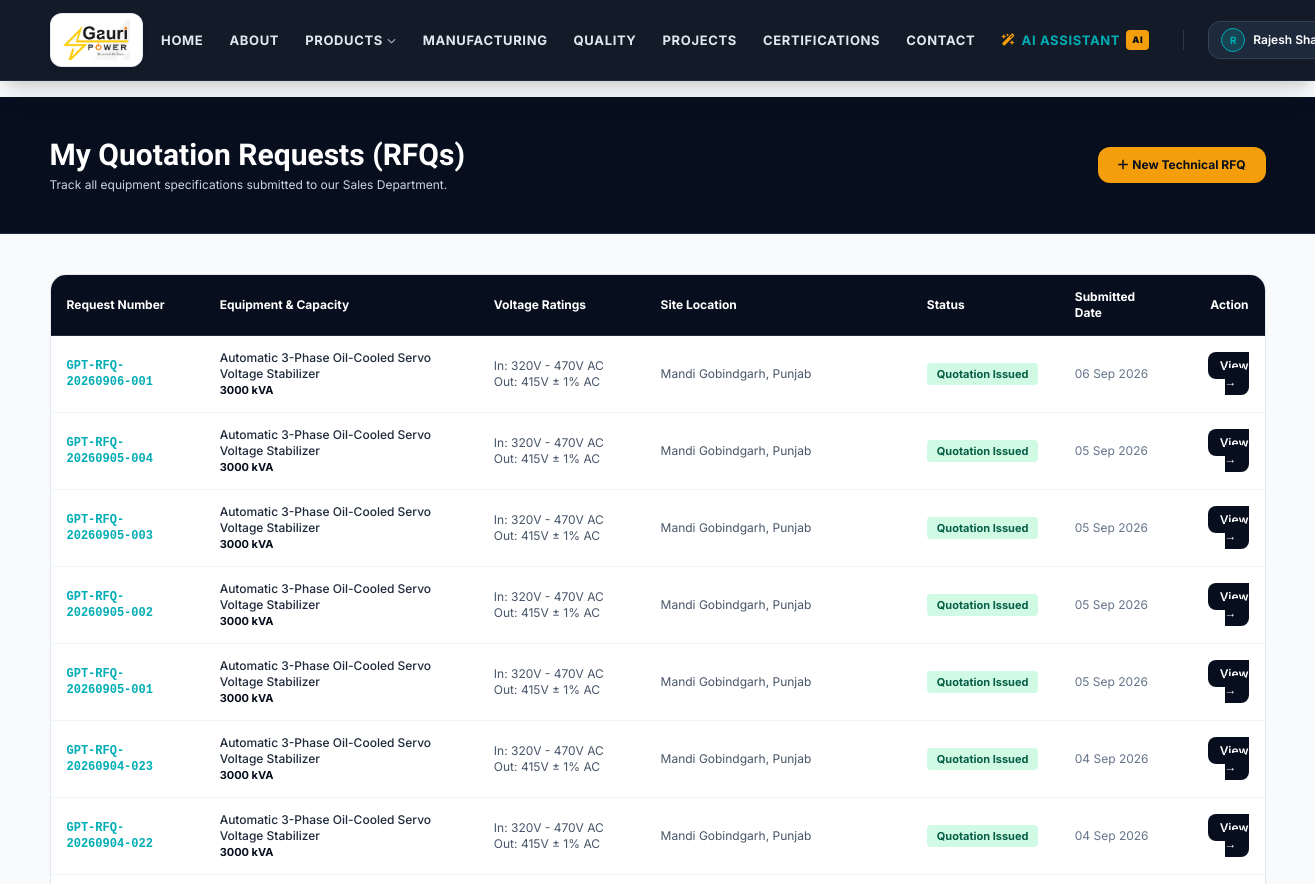
Page /my-requests (signed in, upper part) on the earlier database version.
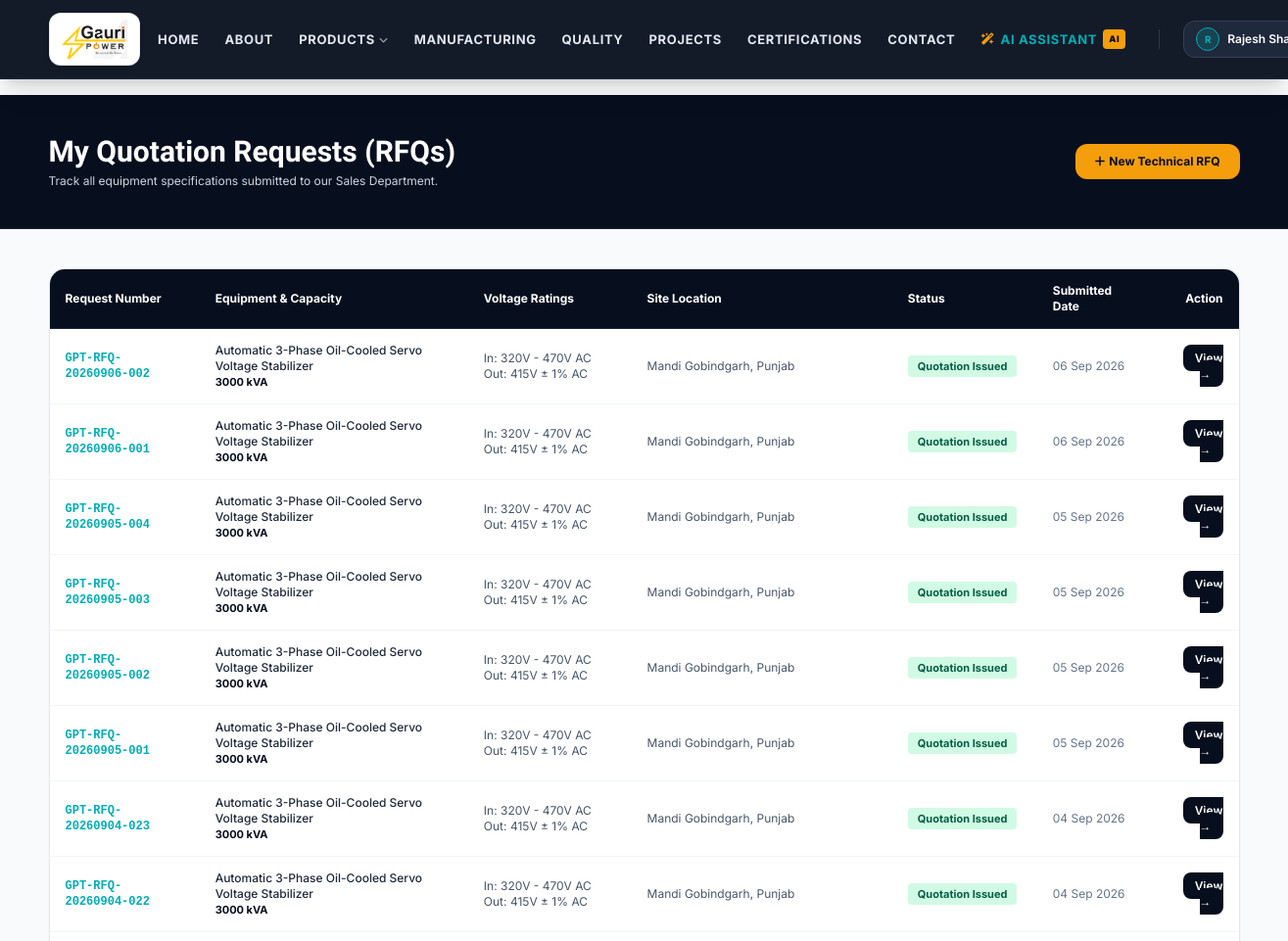
Same page on the later database version.
### models.py (models this page shows, shortened)
class QuotationRequest(db.Model):
    __tablename__ = 'quotation_requests'
    id = db.Column(db.Integer, primary_key=True)
    request_number = db.Column(db.String(50), unique=True, nullable=False, index=True)
    user_id = db.Column(db.Integer, db.ForeignKey('users.id'), nullable=False)
    customer_name = db.Column(db.String(150), nullable=False)
    company_name = db.Column(db.String(200), nullable=False)
    contact_number = db.Column(db.String(30), nullable=False)
    email = db.Column(db.String(150), nullable=False)
    address_line = db.Column(db.String(255), nullable=False)
    city = db.Column(db.String(100), nullable=False)
    state = db.Column(db.String(100), nullable=False)
    postal_code = db.Column(db.String(30), nullable=False)
    country = db.Column(db.String(100), default='India')
    customer_type = db.Column(db.String(50), default='End Customer', nullable=True)
    product_category = db.Column(db.String(100), nullable=True)
    input_voltage = db.Column(db.String(100), nullable=False)
    output_voltage = db.Column(db.String(100), nullable=False)
    selected_capacity = db.Column(db.String(100), nullable=False)
    suggested_transformer = db.Column(db.String(255), nullable=True)
    suggestion_disclaimer = db.Column(
        db.String(255),
        default='Preliminary algorithmic recommendation. Not an official technical approval. Our technical team will review specifications.'
    )
    oltc_required = db.Column(db.String(30), nullable=False, default='Not Sure')
    additional_requirements = db.Column(db.Text, nullable=True)
    uploaded_document_name = db.Column(db.String(255), nullable=True)
    uploaded_document_path = db.Column(db.String(255), nullable=True)
    status = db.Column(db.String(50), default='Pending Sales Review', nullable=False, index=True)
    sales_notes = db.Column(db.Text, nullable=True)
    created_at = db.Column(db.DateTime, default=lambda: datetime.now(timezone.utc))
    updated_at = db.Column(db.DateTime, default=lambda: datetime.now(timezone.utc), onupdate=lambda: datetime.now(timezone.utc))
    quotations = db.relationship('Quotation', backref='request', lazy='dynamic')
    @property
    def suggested_equipment(self):
        return self.suggested_transformer
    @property
    def capacity_kva(self):
        return self.selected_capacity
    @property
    def site_location(self):
        return self.address_line
    @property
    def product(self):
        return Product.query.filter((Product.category == self.product_category) | (Product.name == self.product_category)).first()

class Product(db.Model):
    __tablename__ = 'products'
    id = db.Column(db.Integer, primary_key=True)
    slug = db.Column(db.String(100), unique=True, nullable=False, index=True)
    name = db.Column(db.String(200), nullable=False)
    category = db.Column(db.String(100), nullable=False)
    short_description = db.Column(db.Text, nullable=False)
    full_description = db.Column(db.Text, nullable=False)
    capacity_range = db.Column(db.String(100), nullable=False)
    voltage_range = db.Column(db.String(100), nullable=False)
    efficiency = db.Column(db.String(50), default='> 99%')
    warranty = db.Column(db.String(50), default='5 Years in India')
    cooling_type = db.Column(db.String(100), default='Air Cooled / Oil Cooled')
    duty_cycle = db.Column(db.String(100), default='100% Continuous')
    salient_features = db.Column(db.JSON, nullable=True)
    technical_specs = db.Column(db.JSON, nullable=True)
    applications = db.Column(db.JSON, nullable=True)
    image_url = db.Column(db.String(255), nullable=False)
    is_featured = db.Column(db.Boolean, default=False)

### routes_portal.py (the view)
@portal_bp.route('/my-requests')
@login_required
def my_requests():
    requests = QuotationRequest.query.filter_by(user_id=current_user.id).order_by(QuotationRequest.created_at.desc()).all()
    return render_template('portal/requests.html', requests=requests)

### models.py (called while the page is built)
    @property
    def is_dealer(self):
        return self.role == 'dealer'

    @property
    def is_staff(self):
        return self.role in ('sales_staff', 'admin')

### templates/portal/requests.html (shortened to what the changed rows need)
{% extends 'base.html' %}
{% block content %}
<div class="bg-industrial-900 text-white py-10 border-b border-slate-800">
    <div class="max-w-7xl mx-auto px-4 sm:px-6 lg:px-8 flex flex-col sm:flex-row justify-between sm:items-center gap-4">
        <div>
            <h1 class="font-heading text-3xl font-extrabold text-white">My Quotation Requests (RFQs)</h1>
        </div>
    </div>
</div>
<div class="py-10 bg-slate-50 min-h-[80vh]">
    <div class="max-w-7xl mx-auto px-4 sm:px-6 lg:px-8">
        {% if requests %}
        <div class="bg-white rounded-2xl border border-slate-200 shadow-sm overflow-hidden">
            <div class="overflow-x-auto">
                <table class="w-full text-left text-xs border-collapse">
                    <thead>
                        <tr class="bg-industrial-900 text-white border-b border-slate-800">
                            <th class="py-3.5 px-4 font-bold">Request Number</th>
                            <th class="py-3.5 px-4 font-bold">Equipment & Capacity</th>
                            <th class="py-3.5 px-4 font-bold">Voltage Ratings</th>
                            <th class="py-3.5 px-4 font-bold">Site Location</th>
                            <th class="py-3.5 px-4 font-bold">Status</th>
                            <th class="py-3.5 px-4 font-bold">Submitted Date</th>
                            <th class="py-3.5 px-4 font-bold text-right">Action</th>
                        </tr>
                    </thead>
                    <tbody class="divide-y divide-slate-100">
                        {% for r in requests %}
                        <tr class="hover:bg-slate-50 transition-colors">
                            <td class="py-3.5 px-4 font-mono font-bold text-industrial-900">
                                <a href="{{ url_for('portal.request_detail', request_number=r.request_number) }}" class="text-electric-cyan hover:underline">
                                    {{ r.request_number }}
                                </a>
                            </td>
                            <td class="py-3.5 px-4 font-medium text-slate-800">
                                {{ r.product.name if r.product else 'Custom Unit' }}
                                <span class="block text-[11px] font-bold text-industrial-900">{{ r.capacity_kva }}</span>
                            </td>
                            <td class="py-3.5 px-4 text-slate-600">
                                In: {{ r.input_voltage }}<br>Out: {{ r.output_voltage }}
                            </td>
                            <td class="py-3.5 px-4 text-slate-600">
                                {{ r.site_location }}, {{ r.state }}
                            </td>
                            <td class="py-3.5 px-4">
                                <span class="px-2.5 py-1 rounded text-[11px] font-bold {% if r.status == 'Quotation Issued' %}bg-emerald-100 text-emerald-800{% elif r.status == 'Under Technical Review' %}bg-sky-100 text-sky-800{% elif r.status == 'Quotation Under Preparation' %}bg-indigo-100 text-indigo-800{% else %}bg-amber-100 text-amber-900{% endif %}">
                                    {{ r.status }}
                                </span>
                            </td>
                            <td class="py-3.5 px-4 text-slate-500">
                                {{ r.created_at.strftime('%d %b %Y') }}
                            </td>
                            <td class="py-3.5 px-4 text-right">
                                <a href="{{ url_for('portal.request_detail', request_number=r.request_number) }}" class="px-3 py-1.5 bg-industrial-900 text-white rounded-lg font-semibold hover:bg-industrial-800">
                                    View &rarr;
                                </a>
                            </td>
                        </tr>
                        {% endfor %}
                    </tbody>
                </table>
            </div>
        </div>
        {% endif %}
    </div>
</div>
{% endblock %}

Differences in the rows shown:
added QuotationRequest: request_number "GPT-RFQ-20260906-002", product "Automatic 3-Phase Oil-Cooled Servo Voltage Stabilizer", capacity_kva "3000 kVA", input_voltage "320V - 470V AC", output_voltage "415V ± 1% AC", site_location "Mandi Gobindgarh", state "Punjab", status "Quotation Issued", created_at "06 Sep 2026"
